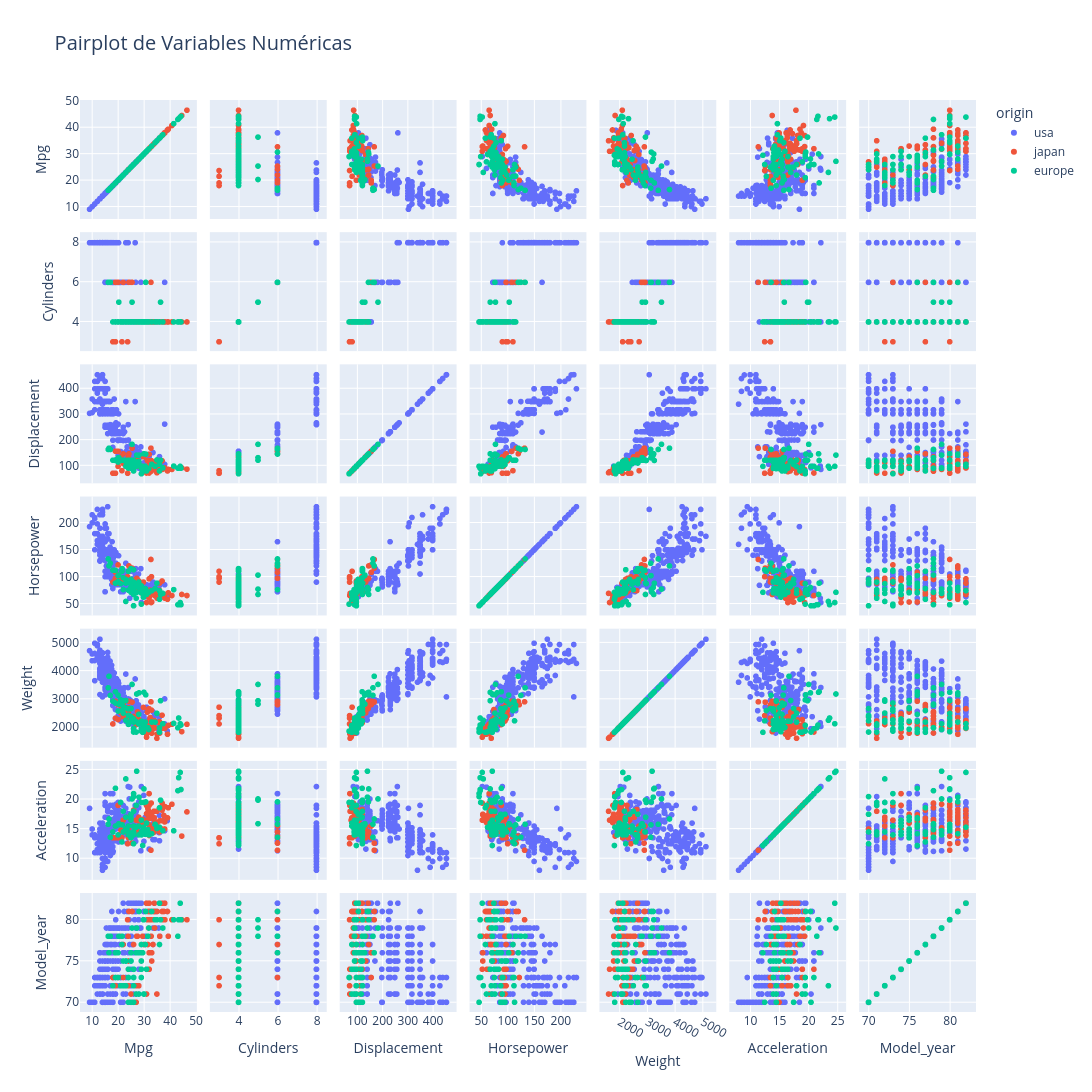

Notebook code cell kept with this figure:
### Code cell
# Pairplot: cada punto es un auto, coloreado por origen
plot_pairplot(df, numerical_vars, color='origin')
